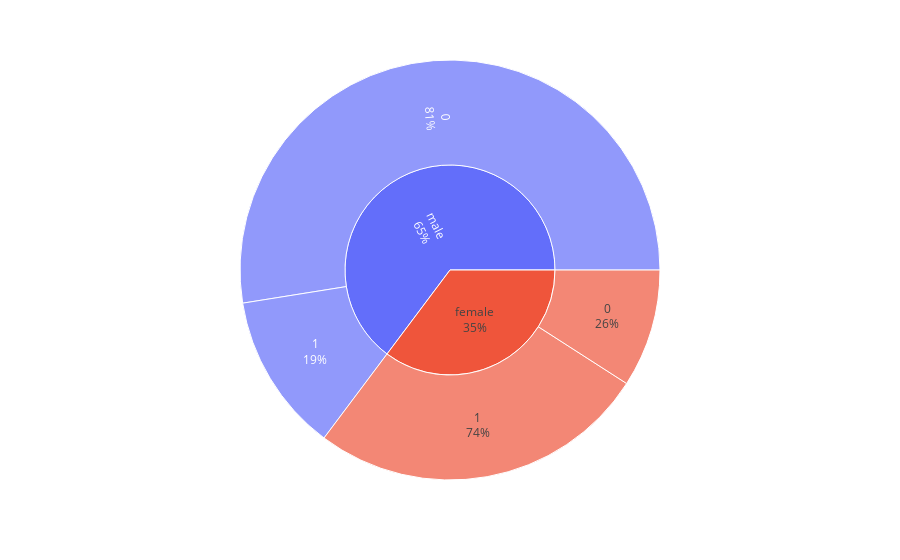

The notebook cell saved with this chart:
### Code cell
fig=px.sunburst(train_df,path=['sex','survived'])
fig.update_traces(textinfo="label+percent parent")
fig.show()

### Figure 1 — Plotly figure (JSON) as saved in the notebook; plotly's stock layout.template omitted (floating-point values rounded to 4 significant figures)
{"data": [{"branchvalues": "total", "domain": {"x": [0, 1], "y": [0, 1]}, "hovertemplate": "labels=%{label}<br>count=%{value}<br>parent=%{parent}<br>id=%{id}<extra></extra>", "ids": ["female/0", "male/0", "female/1", "male/1", "female", "male"], "labels": ["0", "0", "1", "1", "female", "male"], "name": "", "parents": ["female", "male", "female", "male", "", ""], "textinfo": "label+percent parent", "type": "sunburst", "values": [81, 468, 233, 109, 314, 577]}], "layout": {"legend": {"tracegroupgap": 0}, "margin": {"t": 60}}}
